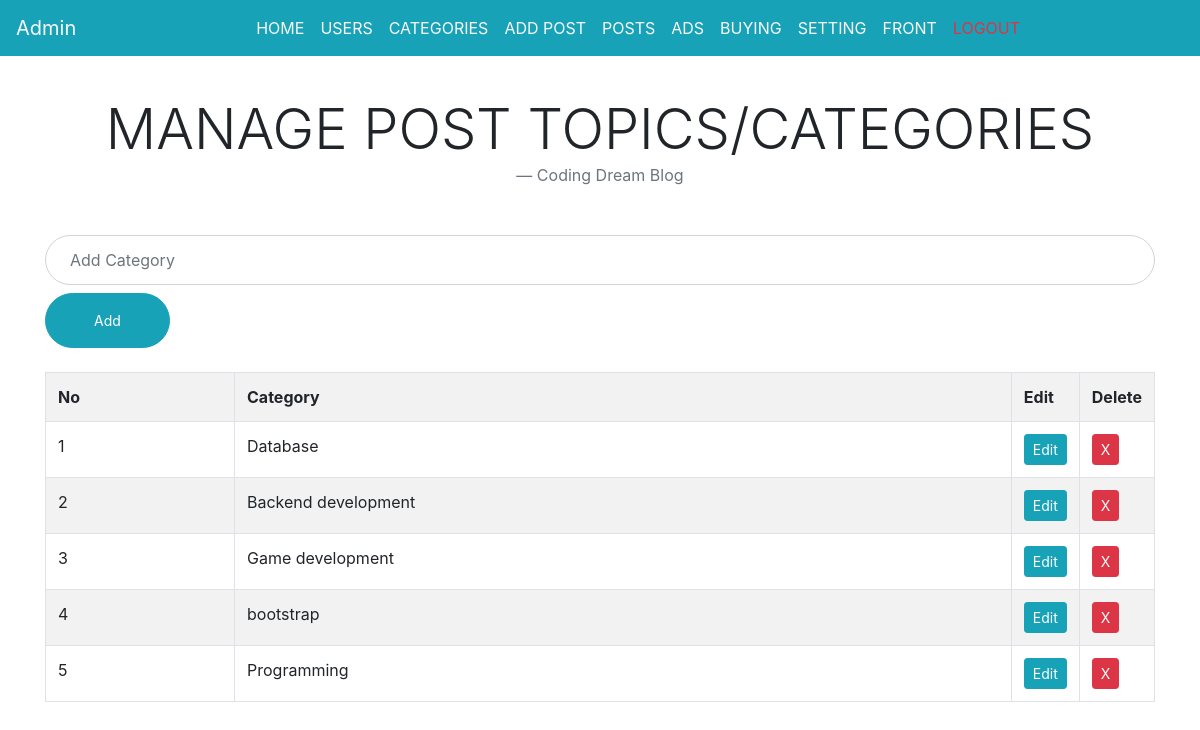
Page /category.php (signed in) on the committed database.
### tables this page shows
CREATE TABLE `categories` (
  `id` int(20) NOT NULL,
  `name` varchar(255) DEFAULT NULL
);

### connect.php (called while the page is built, shortened)
<?php
if(isset($_SESSION['id']) && isset($_SESSION['role'])){
$logrole    		= $_SESSION['role'];
}
?>

### category.php (the view, shortened to what this page needs)
<?php include_once "connect.php"; ?>
<?php include_once "header.php"; ?>
<?php if($logrole == 'admin'){ ?>
<?php include_once "admin.php"; ?>
<?php }else{ header("Location: logout.php"); } ?>
<main role="main" class="container">
<div class="row">
<div class="col-md-12 col-sm-12 col-lg-12">
<blockquote class="blockquote text-center mb-5">
  <h1 class="mb-0 text-uppercase display-4">Manage Post Topics/Categories</h1>
  <footer class="blockquote-footer">Coding Dream Blog</footer>
</blockquote>
<form method="post">
<input type="text" class="form-control p-4 rounded-5" name="<?php if(isset($catName)){echo 'update';}else{echo 'cat'; } ?>" value="<?php if(isset($catName)){echo $catName; } ?>" placeholder="Add Category" required>
<?php if(isset($catName)){
echo '<input type="submit" value="Update" class="btn btn-warning btn-sm mt-2" name="updatecategory">';
}else{ ?>
<input type="submit" value="Add" class="btn btn-info btn-sm mt-2 rounded-5 p-3 px-5" name="addcategory">
<?php } ?>
</form>
<br>
<table class="table table-striped table-bordered">
<tr>
<th>No</th>
<th>Category</th>
<th>Edit</th>
<th>Delete</th>
</tr>
<?php
$categories 	= "SELECT * FROM categories ORDER BY id DESC";
$run 	= $db->query($categories);
if($run->num_rows == 0){
echo "<td>No Category.</td>";
}else{
$no = 0;
while($get = $run->fetch_assoc()){
$id 	= $get['id'];
$name 	= $get['name'];
$no++;
?>
<tr>
<td><?php echo $no ?></td>
<td><?php echo $name ?></td>
<td width="10"><a class="btn btn-info btn-sm" href="category.php?edit=<?php echo $id ?>">Edit</a></td>
<td width="10"><a class="btn btn-danger btn-sm" href="category.php?remove=<?php echo $id ?>">X</a></td>
</tr>
<?php
}
}
?>
</table>
</div>
</div>
</main>

### css/main.css (style rules this page uses)
.container, .container-lg, .container-md, .container-sm { margin-top: 6em !important; }
.rounded-5 { border-radius: 30px !important; }

### rows in the picture
categories: name "Database"
categories: name "Backend development"
categories: name "Game development"
categories: name "bootstrap"
categories: name "Programming"
